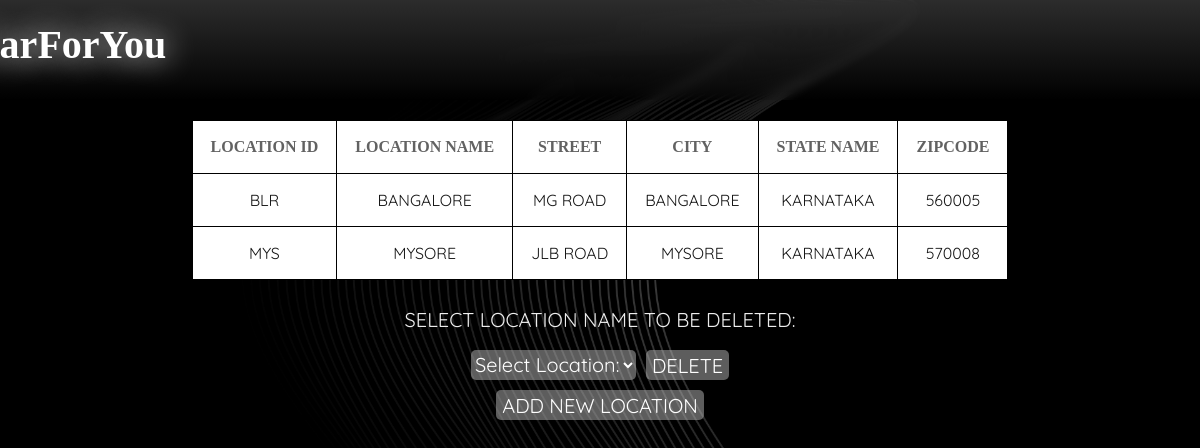
Page /admin/editloc.php on the earlier database version.
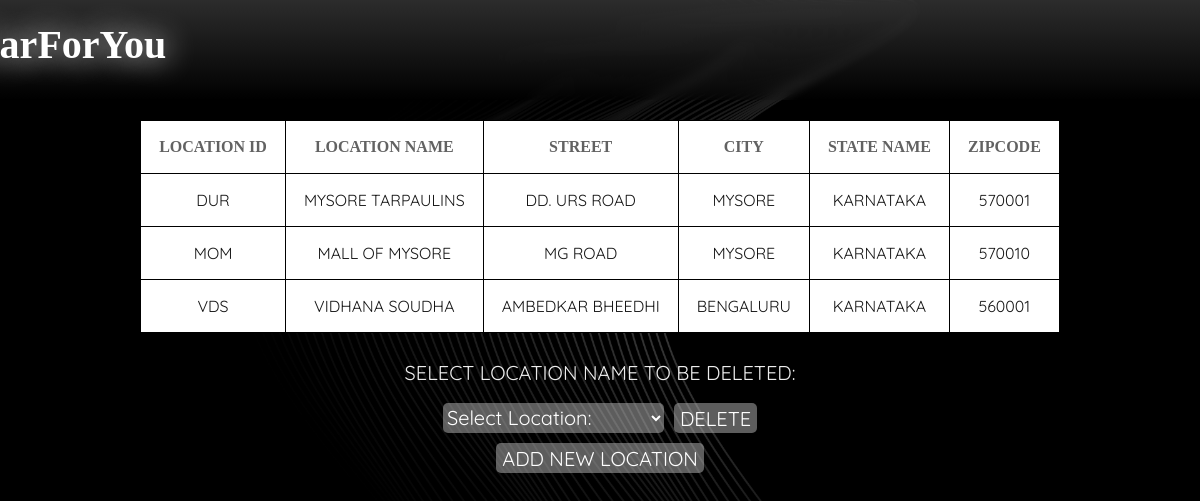
Same page on the later database version.
### tables this page shows
CREATE TABLE `location_details` (
  `LOCATION_ID` char(4) NOT NULL,
  `LOCATION_NAME` varchar(50) NOT NULL,
  `STREET` varchar(30) NOT NULL,
  `CITY` varchar(20) NOT NULL,
  `STATE_NAME` varchar(20) NOT NULL,
  `ZIPCODE` int(11) NOT NULL
);

### admin/editloc.php (the view, shortened to what this page needs)
<!DOCTYPE html>
<html lang="en">
<head>
    <link rel="stylesheet" type="text/css" href="css/reset.css">
    <link rel="stylesheet" type="text/css" href="css/responsive.css">
</head>
<body>
    <section class="">
        <?php
        include 'header.php';
        $loc = "SELECT * FROM location_details";
        $loc1 = $conn->query($loc);
        ?>
        <div class="cal">
            <table class="invc">
                <tr>
                    <td>
                        <h3>LOCATION ID</h3>
                    </td>
                    <td>
                        <h3>LOCATION NAME</h3>
                    </td>
                    <td>
                        <h3>STREET</h3>
                    </td>
                    <td>
                        <h3>CITY</h3>
                    </td>
                    <td>
                        <h3>STATE NAME</h3>
                    </td>
                    <td>
                        <h3>ZIPCODE</h3>
                    </td>
                </tr>
                <?php
                while ($locw1 = $loc1->fetch_assoc()) {
                ?>
                    <tr>
                        <td><?php echo $locw1['LOCATION_ID'] ?></td>
                        <td><?php echo $locw1['LOCATION_NAME'] ?></td>
                        <td><?php echo $locw1['STREET'] ?></td>
                        <td><?php echo $locw1['CITY'] ?></td>
                        <td><?php echo $locw1['STATE_NAME'] ?></td>
                        <td><?php echo $locw1['ZIPCODE'] ?></td>
                    </tr>
                <?php }
                ?>
            </table>
        </div>
        <form method="post">
            <table class="inv">
                <tr>
                <tr>
                    <p style="height:30px;color: #ededed; font-family: 'Quicksand'; margin-top: 10px; font-size: 20px;">SELECT LOCATION NAME TO BE DELETED:</p>
                </tr>
                <tr>
                    <select name="LOCATION_DEL" required style="margin-right: 10px;">
                        <option> Select Location:</option>
                    </select>
                </tr>
                <tr>
                    <input type="submit" name='loc_delete' value="DELETE">
                </tr>
                </tr><br>
                <tr>
                    <input type="submit" name='add' value="ADD NEW LOCATION">
                </tr>
            </table>
        </form>
    </section>
</body>
</html>

Differences in the rows shown:
removed location_details: LOCATION_ID "BLR", LOCATION_NAME "BANGALORE", STREET "MG ROAD", CITY "BANGALORE", STATE_NAME "KARNATAKA", ZIPCODE "560005"
removed location_details: LOCATION_ID "MYS", LOCATION_NAME "MYSORE", STREET "JLB ROAD", CITY "MYSORE", STATE_NAME "KARNATAKA", ZIPCODE "570008"
added location_details: LOCATION_ID "DUR", LOCATION_NAME "MYSORE TARPAULINS", STREET "DD. URS ROAD", CITY "MYSORE", STATE_NAME "KARNATAKA", ZIPCODE "570001"
added location_details: LOCATION_ID "MOM", LOCATION_NAME "MALL OF MYSORE", STREET "MG ROAD", CITY "MYSORE", STATE_NAME "KARNATAKA", ZIPCODE "570010"
added location_details: LOCATION_ID "VDS", LOCATION_NAME "VIDHANA SOUDHA", STREET "AMBEDKAR BHEEDHI", CITY "BENGALURU", STATE_NAME "KARNATAKA", ZIPCODE "560001"
